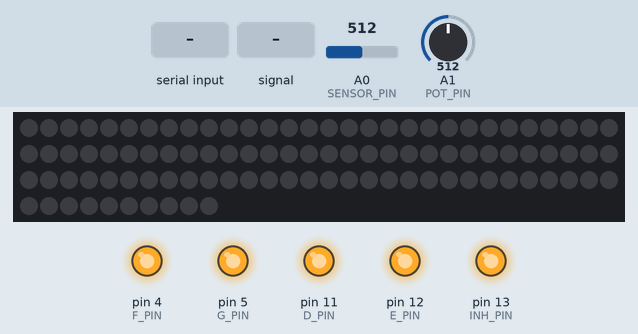
The sketch below on a simulated Arduino Uno, built with avr-gcc and run on an emulated ATmega328P. On the bench: 100 RGB LEDs in strip order, left to right, continuing on the next row, output pins drawn as LEDs (lit = HIGH). Inputs (shaded band) come from the test bench; at power-on: A1 (POT_PIN) = 512, A0 (SENSOR_PIN) = 512. Pins used as bus, display or sensor lines are not drawn; what the sketch prints to the serial monitor is not drawn.

Above: at 0.8 s.
0.9 s: "1" received over Serial
At 1.46 s:
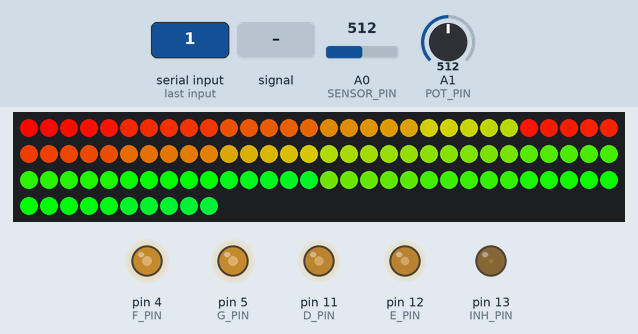
2.9 s: A1 (POT_PIN) set to 218
5.0 s: A1 (POT_PIN) set to 190
At 5.86 s:
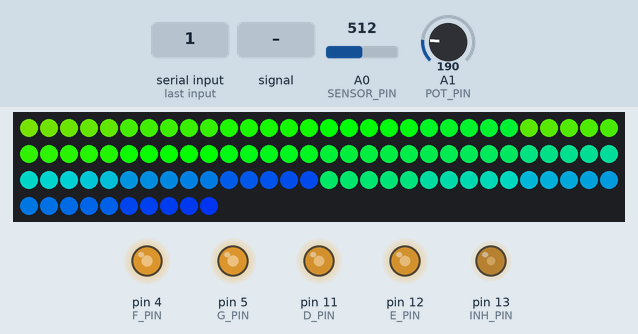
7.8 s: A0 (SENSOR_PIN) fed a 200 Hz sine of ±81 counts around its level
At 8.02 s:
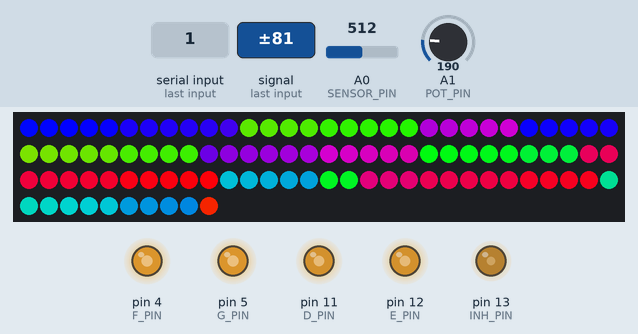
10.2 s: "0" received over Serial
At 10.49 s:
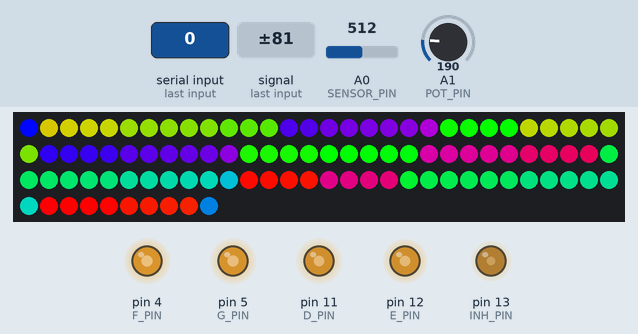
12.7 s: "2" received over Serial
At 12.96 s:
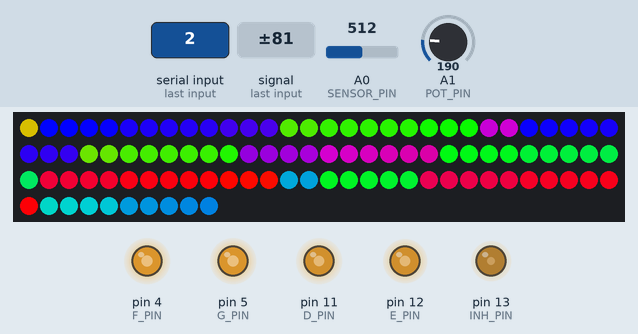
Timing chart, 0 to 18.3 s (numbered marks = the images above; inputs shaded):
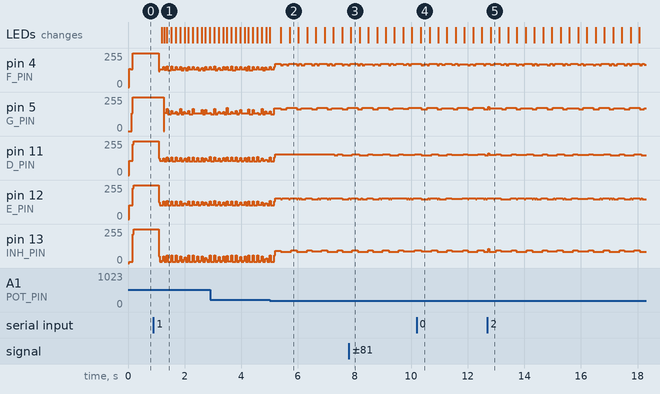

The sketch:

test_distance_sensors_4_module_v2.ino
```cpp
//works with test_distance_sensors_processing_4_module

#include <Adafruit_NeoPixel.h>
#define PIXEL_PIN    6
#define PIXEL_COUNT 100

Adafruit_NeoPixel strip = Adafruit_NeoPixel(PIXEL_COUNT, PIXEL_PIN, NEO_GRB + NEO_KHZ800);

byte threshold = 15;

byte reshuffle_tab[100]={
  0,1,2,3,4,       25,26,27,28,29,
  5,6,7,8,9,       30,31,32,33,34,
  10,11,12,13,14,  35,36,37,38,39,
  15,16,17,18,19,  40,41,42,43,44,
  20,21,22,23,24,  45,46,47,48,49,

  50,51,52,53,54,  75,76,77,78,79,
  55,56,57,58,59,  80,81,82,83,84,
  60,61,62,63,64,  85,86,87,88,89,
  65,66,67,68,69,  90,91,92,93,94,
  70,71,72,73,74,  95,96,97,98,99,
};

int A_PIN = 8;
int B_PIN = 9;
int C_PIN = 10;
int D_PIN = 11;
int E_PIN = 12;
int F_PIN = 4;
int G_PIN = 5;
int INH_PIN = 13;
int SENSOR_PIN = A0;
int POT_PIN = A1;

void updateThreshold() {
  threshold = map(analogRead(POT_PIN), 0, 1023, 0, 255);
}

class Module {
  private:
    byte SENSOR_PIN;
  public:
    Module(byte SENSOR_PIN = A0): SENSOR_PIN(SENSOR_PIN) { pinMode(SENSOR_PIN, INPUT); }
    byte readings[25] = {0};
    void collect_data() {
      for (int i = 0; i < 25; i++) {
        PORTB = i; //PORTB - 8...13 pin
        //select(23);
        if (!(i % 8)) delayMicroseconds(100);
        readings[i] = analogRead(SENSOR_PIN) / 4;
       // delay(100); for debugging
      }
      digitalWrite(INH_PIN, HIGH); // disable ir shiet
    }
    void sendDataViaSerial() {
      for (int i = 0; i < 25; i++)
        Serial.write(readings[i]);
        // Serial.write(abs(readings[i]));
    }

    void setSensorPin(byte SENSOR_PIN){
      this->SENSOR_PIN = SENSOR_PIN;
      pinMode(SENSOR_PIN, INPUT);
    }
};
class IRPannel {
  private:
    Module modules[4];

    byte F_PIN;
    byte G_PIN;
    byte INH_PIN;

    void fillBigTab() {
      byte i, j;
      for (j = 0; j < 25; j+=5)
        for (i = 0; i < 5; i++){
          readings[i + (j << 1)] = modules[0].readings[i + j];
          readings[i + (j << 1) + 5] = modules[1].readings[i + j];
          readings[i + (j << 1) + 50] = modules[2].readings[i + j];
          readings[i + (j << 1) + 55] = modules[3].readings[i + j];
        }
    }

  public:
    byte readings[100] = {0};
    int refference_table[100] = {0};
      void createRefferenceTable(byte how_many_averages = 3){
       for (int i = 0; i < 100; i++) // fill reference table with zeros
         refference_table[i] = 0;
       for(int j = 0; j < how_many_averages; j++){
        collect_data();
        for (int i = 0; i < 100; i++)
         refference_table[i] += readings[i];
       }
       for (int i = 0; i < 100; i++) // fill reference table with zeros
         refference_table[i] /= how_many_averages;
      }

    IRPannel(byte F_PIN, byte G_PIN, byte INH_PIN, byte SENSOR_PIN): F_PIN(F_PIN), G_PIN(G_PIN), INH_PIN(INH_PIN) {
      for (int i = 0; i < 4; i++)
          modules[i].setSensorPin(SENSOR_PIN);

      for (int i = 8; i < 13; i++)
        pinMode(i, OUTPUT); //sets all pins from 8 to 12 to output

      pinMode(F_PIN, OUTPUT);
      pinMode(G_PIN, OUTPUT);
      pinMode(INH_PIN, OUTPUT);
      pinMode(SENSOR_PIN, INPUT);
      digitalWrite(F_PIN, LOW);
      digitalWrite(G_PIN, LOW);
      digitalWrite(INH_PIN, HIGH);

      for (int i = 0; i < 100; i++) // for debug
        readings[i] = i;
    }

    void selectModule(byte id) {
      switch (id) {
        case 0:
          digitalWrite(F_PIN, LOW);
          digitalWrite(G_PIN, LOW);
          break;
        case 1:
          digitalWrite(F_PIN, HIGH);
          digitalWrite(G_PIN, LOW);
          break;
        case 2:
          digitalWrite(F_PIN, LOW);
          digitalWrite(G_PIN, HIGH);
          break;
        case 3:
          digitalWrite(F_PIN, HIGH);
          digitalWrite(G_PIN, HIGH);
          break;
      }
    }

    void collect_data() {
      digitalWrite(INH_PIN, LOW); //enable use power for ir
      for (int i = 0; i < 4; i++) {
        selectModule(i);
        delayMicroseconds(100); //give some time for 4052 & 4051 chips
        modules[i].collect_data();
      }
     digitalWrite(INH_PIN, HIGH); //disable use power for ir
      fillBigTab(); // rewrite values from 4 smaller tabs to one big
    }

    void sendDataViaSerial() {
      for (int i = 0; i < 100; i++)
        Serial.write(abs(readings[i] - refference_table[i]));
        //Serial.write(readings[i]);
    }

} panel(4, 5, 13, A0);

uint32_t Wheel(byte WheelPos) {
  WheelPos = 255 - WheelPos;
  if (WheelPos < 85) {
    return strip.Color(255 - WheelPos * 3, 0, WheelPos * 3);
  }
  if (WheelPos < 170) {
    WheelPos -= 85;
    return strip.Color(0, WheelPos * 3, 255 - WheelPos * 3);
  }
  WheelPos -= 170;
  return strip.Color(WheelPos * 3, 255 - WheelPos * 3, 0);
}

int rainbow_counter = 0;

void do_rainbow_tick() {
  for (int i = 0; i < strip.numPixels(); i++) {
    if(abs(panel.readings[i] - panel.refference_table[i])>threshold)
     strip.setPixelColor(reshuffle_tab[i], Wheel((i + rainbow_counter+128) & 255));
     else
     strip.setPixelColor(reshuffle_tab[i], Wheel((i + rainbow_counter) & 255));
  }
  rainbow_counter++;
  if (rainbow_counter > 255) rainbow_counter = 0;

  //delay(20);
}

void setup() {
  strip.begin();
  // strip.setBrightness(50);
  strip.show(); // Initialize all pixels to 'off'
  // start serial port at 115200 bps:
  Serial.begin(115200);
  pinMode(A_PIN, OUTPUT);
  pinMode(B_PIN, OUTPUT);
  pinMode(C_PIN, OUTPUT);
  pinMode(D_PIN, OUTPUT);
  pinMode(E_PIN, OUTPUT);
  pinMode(F_PIN, OUTPUT);
  pinMode(G_PIN, OUTPUT);
  pinMode(INH_PIN, OUTPUT);
  pinMode(SENSOR_PIN, INPUT);

  digitalWrite(INH_PIN, HIGH); // disable ir shiet
  digitalWrite(F_PIN, LOW); // select 1st module just for debug
  digitalWrite(G_PIN, LOW); // select 1st module just for debug

  panel.createRefferenceTable(10);

  establishContact();  // send a byte to establish contact until receiver responds
}

void loop() {
  // if we get a valid byte, read analog ins:
  if (Serial.available() > 0) {

    // get incoming byte:
    int inByte = Serial.read();
    panel.sendDataViaSerial();
  }
  panel.collect_data();
  do_rainbow_tick();
  // do_rainbow_tick();
    strip.show();
    if(analogRead(A1)>200) panel.createRefferenceTable(10);
}

void establishContact() {
  while (Serial.available() <= 0) {
    Serial.print('A');   // send a capital A
    delay(300);
  }
}

/*
  Processing sketch to run with this example:


*/
```

Measured:
- the behaviour switches between 201 and 200 on A1 (POT_PIN) (found by bisection; images 1 and 2)
- after the input at 7.8 s, the LEDs: change after 0.07 s (image 3)
- after the input at 12.7 s, the LEDs: change after 0.12 s (image 5)
